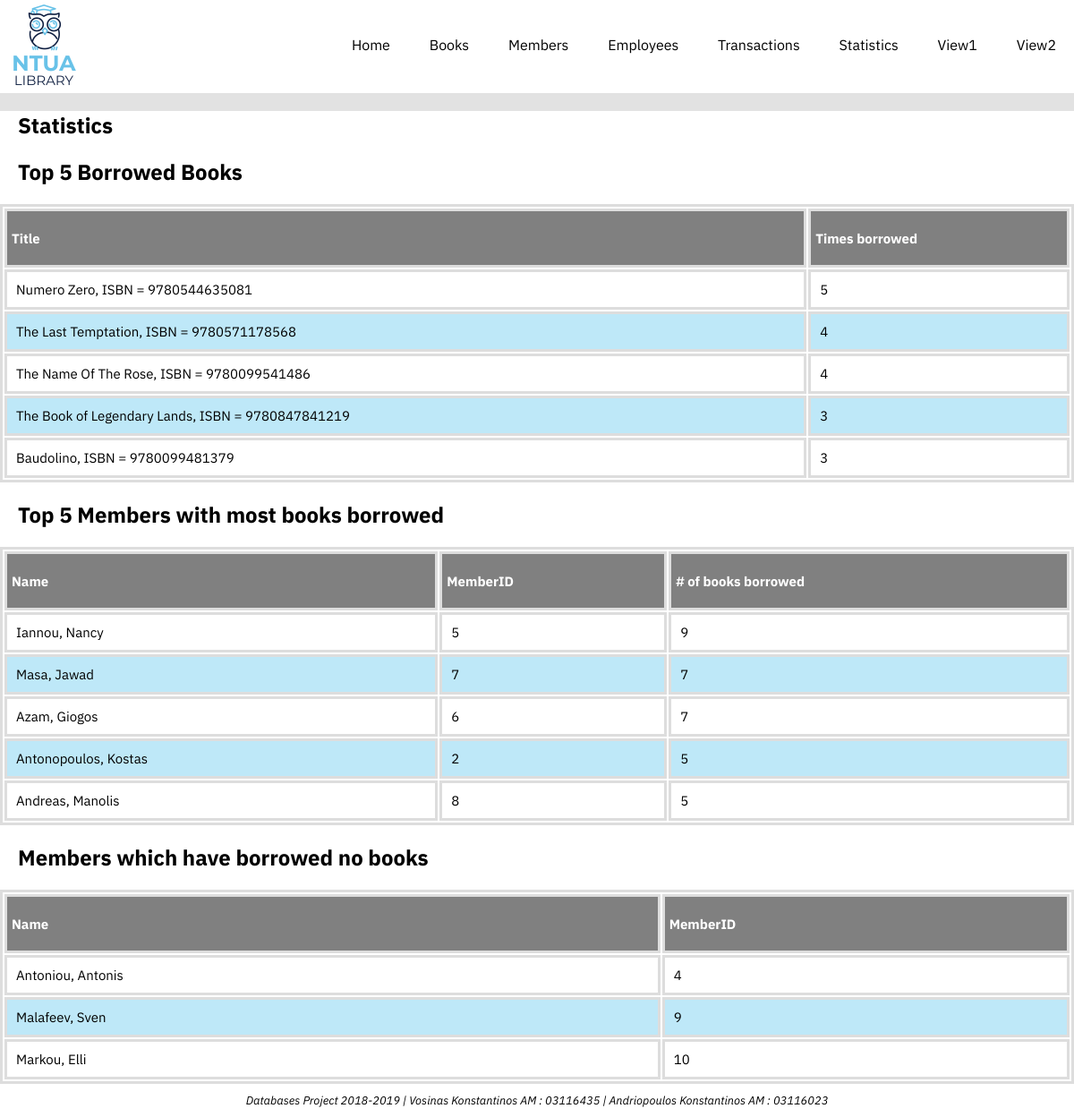
The page /files/stats.php on the database its author committed.
### tables this page shows
CREATE TABLE IF NOT EXISTS `book` (
  `ISBN` CHAR(13) NOT NULL,
  `title` VARCHAR(100) NOT NULL,
  `pubYear` INT NULL,
  `numpages` INT NULL,
  `pubName` VARCHAR(45) NULL,
  PRIMARY KEY (`ISBN`),
  CONSTRAINT `pubNameBook`
    FOREIGN KEY (`pubName`)
    REFERENCES `publisher` (`pubName`)
    ON DELETE NO ACTION
    ON UPDATE CASCADE);

CREATE TABLE IF NOT EXISTS `member` (
  `memberID` INT NOT NULL AUTO_INCREMENT,
  `Mfirst` VARCHAR(45) NULL,
  `Mlast` VARCHAR(45) NOT NULL,
  `Street` VARCHAR(45) NOT NULL,
  `number` VARCHAR(10) NOT NULL,
  `postalCode` VARCHAR(10) NOT NULL,
  `Mbirthdate` DATE NOT NULL,
  PRIMARY KEY (`memberID`));

### files/stats.php (the view, shortened to what this page needs)
<!DOCTYPE html>
<html>
<head>
    <link rel="stylesheet" type="text/css" href="main.css">
</head>
<body>
<header class="header_bar">
    <div class="width_container">
        <img src="logo.png" height="100" width=100 float:left>
        <nav>
            <ul>
                <li><a href="../index.php">Home</a> </li>
                <li><a href="books.php">Books</a> </li>
                <li><a href="members.php">Members</a> </li>
                <li><a href="employees.php">Employees</a> </li>
                <li><a href="transactions.php">Transactions</a></li>
                <li><a href="#">Statistics</a> </li>
                <li><a href="view1.php"> View1 </a></li>
                <li><a href="view2.php"> View2 </a></li>
            </ul>
        </nav>
    </div>
</header>
<div class="width_container">
    <section>
    <h1>
        Statistics
    </h1>
    <h2>Top 5 Borrowed Books</h2>
        <table class="table">
            <thead>
            <tr>
                <th>Title</th>
                <th>Times borrowed</th>
            </tr>
            </thead>
            <?php
                require "connect.php";
                $query = "SELECT B.title,B.ISBN, COUNT(*)
                FROM book AS B, borrows AS BO
                WHERE B.ISBN = BO.ISBN
                GROUP BY B.ISBN
                ORDER BY COUNT(*) DESC
                LIMIT 5;";
                if($query_run = mysqli_query($mysql_connection,$query))
                {
                    while($row = mysqli_fetch_assoc($query_run))
                    {
                        $title = $row["title"];
                        $ISBN = $row["ISBN"];
                        $count = $row["COUNT(*)"];
                        echo '<tr><td>'.$title.', ISBN = '.$ISBN.'</td><td>'.$count.'</td></tr>';
                    }
                }
                else
                {
                    echo 'Error';
                }
            ?>
        </table>
        <h2>Top 5 Members with most books borrowed</h2>
        <table class="table">
            <thead>
            <tr>
                <th>Name</th>
                <th>MemberID</th>
                <th># of books borrowed</th>
            </tr>
            </thead>
            <?php
                require "connect.php";
                $query = "SELECT M.MFirst, M.MLast, M.memberID, COUNT(*)
                FROM member AS M, borrows AS B
                WHERE M.memberID = B.memberID
                GROUP BY M.memberID
                ORDER BY COUNT(*) DESC
                LIMIT 5;";
                if($query_run = mysqli_query($mysql_connection,$query))
                {
                    while($row = mysqli_fetch_assoc($query_run))
                    {
                        $first = $row["MFirst"];
                        $last=$row["MLast"];
                        $memberID=$row["memberID"];
                        $count=$row["COUNT(*)"];
                        echo '<tr><td>'.$last.', '.$first.'</td><td>'.$memberID.'</td><td>'.$count.'</td></tr>';
                    }
                }
                else
                {
                    echo 'Error';
                }
            ?>
        </table>
        <h2>Members which have borrowed no books</h2>
        <table class="table">
            <thead>
            <tr>
                <th>Name</th>
                <th>MemberID</th>
            </tr>
            </thead>
            <?php
                require "connect.php";
                $query = "SELECT MFirst, MLast, memberID
                FROM member
                WHERE NOT EXISTS
                (SELECT *
                FROM borrows
                WHERE borrows.memberID = member.memberID)
                ORDER BY Mlast;";
                if($query_run = mysqli_query($mysql_connection,$query))
                {
                    while($row = mysqli_fetch_assoc($query_run))
                    {
                        $first = $row["MFirst"];
                        $last=$row["MLast"];
                        $memberID=$row["memberID"];
                        echo '<tr><td>'.$last.', '.$first.'</td><td>'.$memberID.'</td></tr>';
                    }
                }
                else
                {
                    echo 'Error';
                }
            ?>
        </table>
    </section>
</div>
<footer>
    Databases Project 2018-2019    |     Vosinas Konstantinos AM : 03116435    |    Andriopoulos Konstantinos AM : 03116023
</footer>
</body>
</html>

### files/main.css (style rules this page uses)
* { padding: 0; margin:0; font-family: IBM Plex Sans; }
body { background-color: #e2e2e2; }
.header_bar { background: rgb(255, 255, 255); }
.header_bar::after { content: " "; clear: both; display: block; }
.width_container { max-width: 1200px; margin: 0 auto; height:100%; }
nav { float:right; }
nav ul li { display: inline-block; }
nav ul li a { padding: 10px 20px; color:black; line-height: 100px; text-decoration: none; }
section { background: rgb(255, 255, 255); }
h1 { margin:20px 20px; background: rgb(255, 255, 255); }
h2 { margin:20px 20px; background: rgb(255, 255, 255); }
footer { width:100%; padding: 10px 0px; background-color: white; font-style: italic; text-align:center; font-size: 0.8em; }
.table { width: 100%; margin-top: 15px; }
table, th, td { border: solid #ddd; text-align: left; }
th { background-color: rgb(128, 128, 128); color: white; height: 50px; padding: 5px; font-size: 15px; }
td { padding: 10px 10px; font-size: 15px; }
tr:nth-child(even) { background-color:#bee8f8; }

### rows shown on the page
book: title "Numero Zero", ISBN "9780544635081", count "5"
book: title "The Last Temptation", ISBN "9780571178568", count "4"
book: title "The Name Of The Rose", ISBN "9780099541486", count "4"
book: title "The Book of Legendary Lands", ISBN "9780847841219", count "3"
book: title "Baudolino", ISBN "9780099481379", count "3"
member: Mlast "Iannou", Mfirst "Nancy", memberID "5", count "9"
member: Mlast "Masa", Mfirst "Jawad", memberID "7", count "7"
member: Mlast "Azam", Mfirst "Giogos", memberID "6", count "7"
member: Mlast "Antonopoulos", Mfirst "Kostas", memberID "2", count "5"
member: Mlast "Andreas", Mfirst "Manolis", memberID "8", count "5"
member: Mlast "Antoniou", Mfirst "Antonis", memberID "4"
member: Mlast "Malafeev", Mfirst "Sven", memberID "9"
member: Mlast "Markou", Mfirst "Elli", memberID "10"
